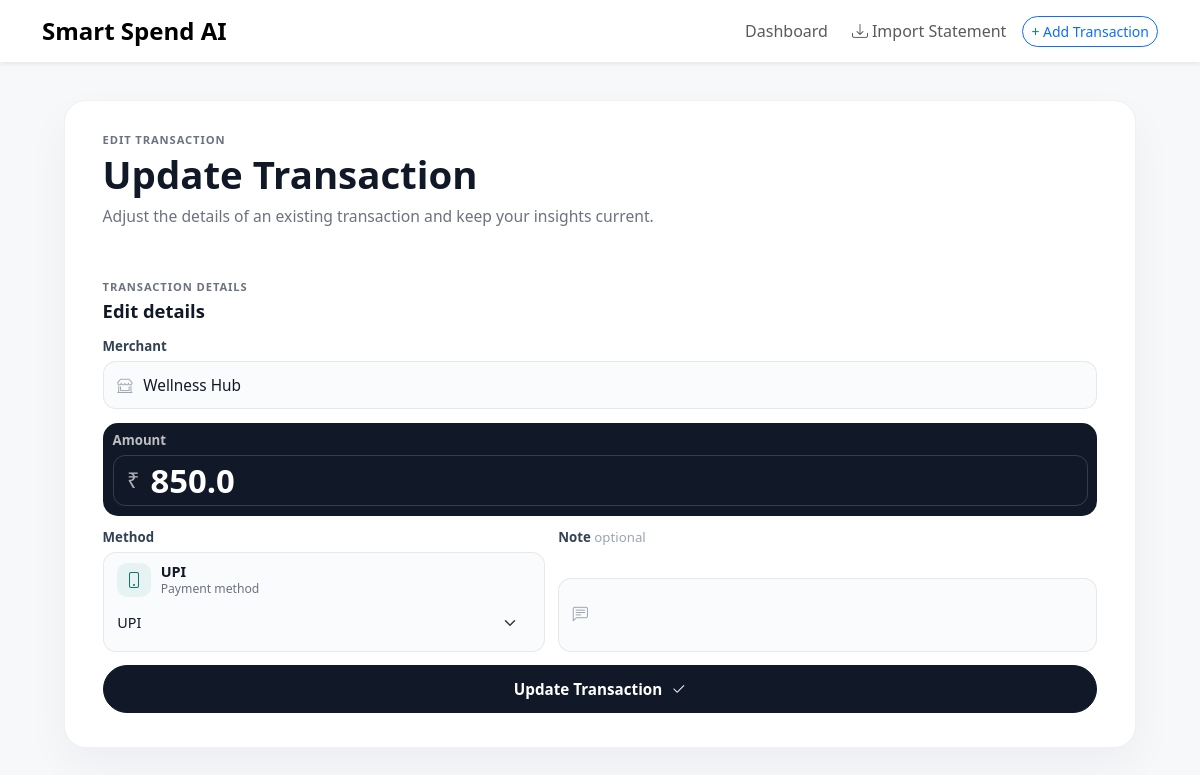
The app's page /update/120, older data.
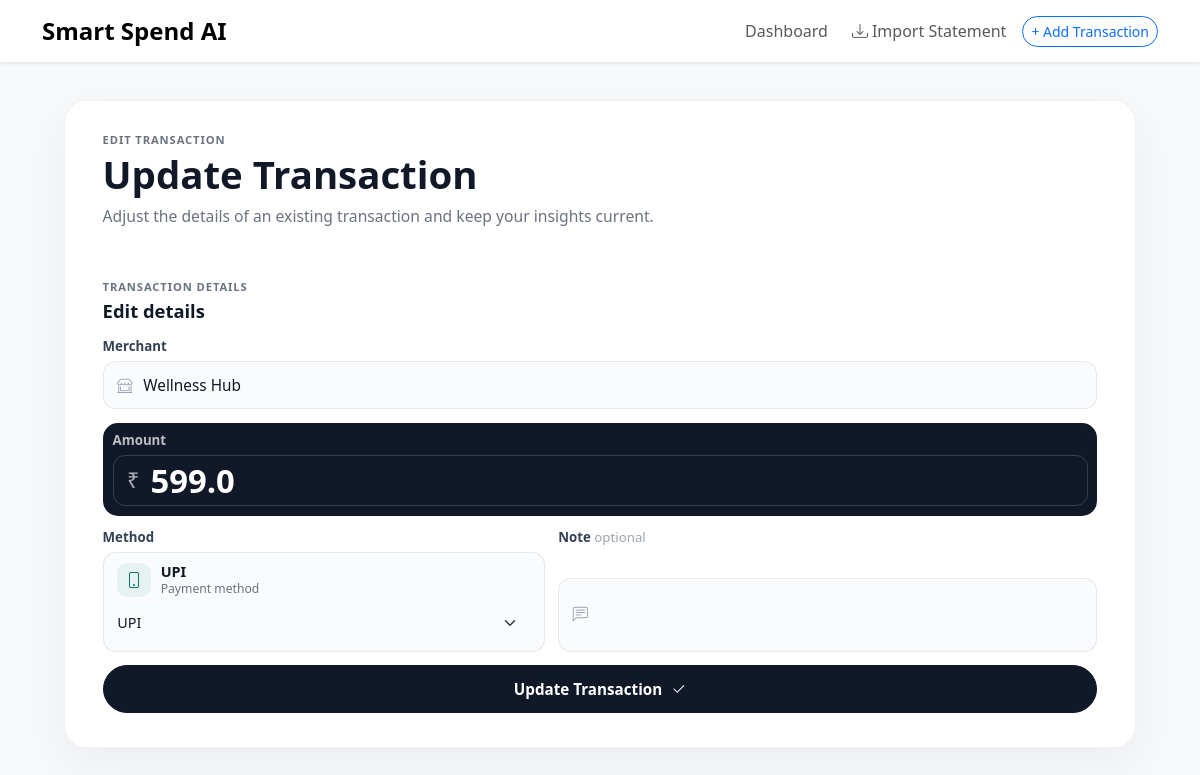
The same page, newer data.
### app.py (models this page shows, shortened)
class Transaction(db.Model):
    try:
        id = db.Column(db.Integer, primary_key=True)
        date = db.Column(db.DateTime, default=datetime.utcnow)
        merchant_name = db.Column(db.String, nullable=False)
        amount = db.Column(db.Float, nullable=False)
        category = db.Column(db.String(50), nullable=True)
        payment_method = db.Column(db.String(50))
        notes = db.Column(db.String(200))
    except Exception as e:
        print(f"Error defining Transaction model: {e}")

### app.py (the view, shortened to what this page needs)
@app.route("/update/<int:id>", methods=["GET", "POST"])
def update_transaction(id):
    next_url = request.args.get("next") or request.form.get("next") or "/simulateATransaction"
    if not next_url.startswith("/"):
        next_url = f"/{next_url}"
    transaction = Transaction.query.filter_by(id=id).first()
    if not transaction:
        flash("Unable to update transaction.", "danger")
        return redirect(next_url)
    flash_messages = get_flashed_messages(with_categories=True)
    return render_template("update.html", transaction=transaction, next=next_url, flash_messages=flash_messages)

### src/statement_import_web.py (called while the page is built, shortened)
def register_statement_import(app, db, Transaction) -> None:
    app.config.setdefault("MAX_CONTENT_LENGTH", MAX_UPLOAD_BYTES)
    app.extensions["statement_import_db"] = db
    app.extensions["statement_import_transaction_model"] = Transaction
    @app.context_processor
    def inject_received_money_summary():
        if request.endpoint != "dashboard1":
            return {}
    if statement_import_bp.name not in app.blueprints:
        app.register_blueprint(statement_import_bp)

### templates/update.html (shortened to what this page needs)
{% extends 'base.html' %}
{% block body %}
<main class="simulate-page">
  <section class="simulate-shell">
    <article class="simulate-workspace">
      <header class="simulate-header">
        <div>
          <p class="simulate-kicker">Edit Transaction</p>
          <h1 class="simulate-heading">Update Transaction</h1>
          <p class="simulate-subtitle">Adjust the details of an existing transaction and keep your insights current.</p>
        </div>
      </header>
      <div class="simulate-composer simulate-composer-single">
        <section class="simulate-form-panel" aria-labelledby="update-form-title">
          <div class="simulate-section-heading">
            <span>Transaction details</span>
            <h2 id="update-form-title">Edit details</h2>
          </div>
          <form action="{{ url_for('update_transaction', id=transaction.id, next=next) }}" method="POST" class="simulate-form">
            <div class="simulate-field">
              <label for="merchant_name" class="form-label">Merchant</label>
              <div class="simulate-input-shell">
                <i class="bi bi-shop-window" aria-hidden="true"></i>
                <input type="text" class="form-control" name="merchant_name" id="merchant_name" value="{{ transaction.merchant_name }}" required>
              </div>
            </div>
            <div class="simulate-field simulate-field-amount">
              <label for="amount" class="form-label">Amount</label>
              <div class="simulate-amount-shell">
                <span aria-hidden="true">₹</span>
                <input type="number" class="form-control" name="amount" id="amount" value="{{ transaction.amount }}" required>
              </div>
            </div>
            <div class="simulate-two-col">
              <div class="simulate-field">
                <label for="payment_method" class="form-label">Method</label>
                <div class="simulate-method-shell">
                  <div class="simulate-method-current">
                    <i class="bi bi-phone" aria-hidden="true"></i>
                    <div>
                      <strong data-method-label>{{ transaction.payment_method }}</strong>
                      <span>Payment method</span>
                    </div>
                  </div>
                  <select class="form-select" name="payment_method" id="payment_method" aria-label="Select payment method">
                    <option value="upi">UPI</option>
                  </select>
                </div>
              </div>
              <div class="simulate-field">
                <label for="notes" class="form-label">Note <span>optional</span></label>
                <div class="simulate-input-shell">
                  <i class="bi bi-chat-left-text" aria-hidden="true"></i>
                  <input type="text" class="form-control" name="notes" id="notes" value="{{ transaction.notes }}">
                </div>
              </div>
            </div>
            <button type="submit" class="btn simulate-submit">
              <span>Update Transaction</span>
              <i class="bi bi-check2" aria-hidden="true"></i>
            </button>
          </form>
        </section>
      </div>
    </article>
  </section>
</main>
{% endblock  %}

Row changes from the older to the newer data that the page shows:
changed Transaction "Wellness Hub": amount "850.0" → "599.0"
